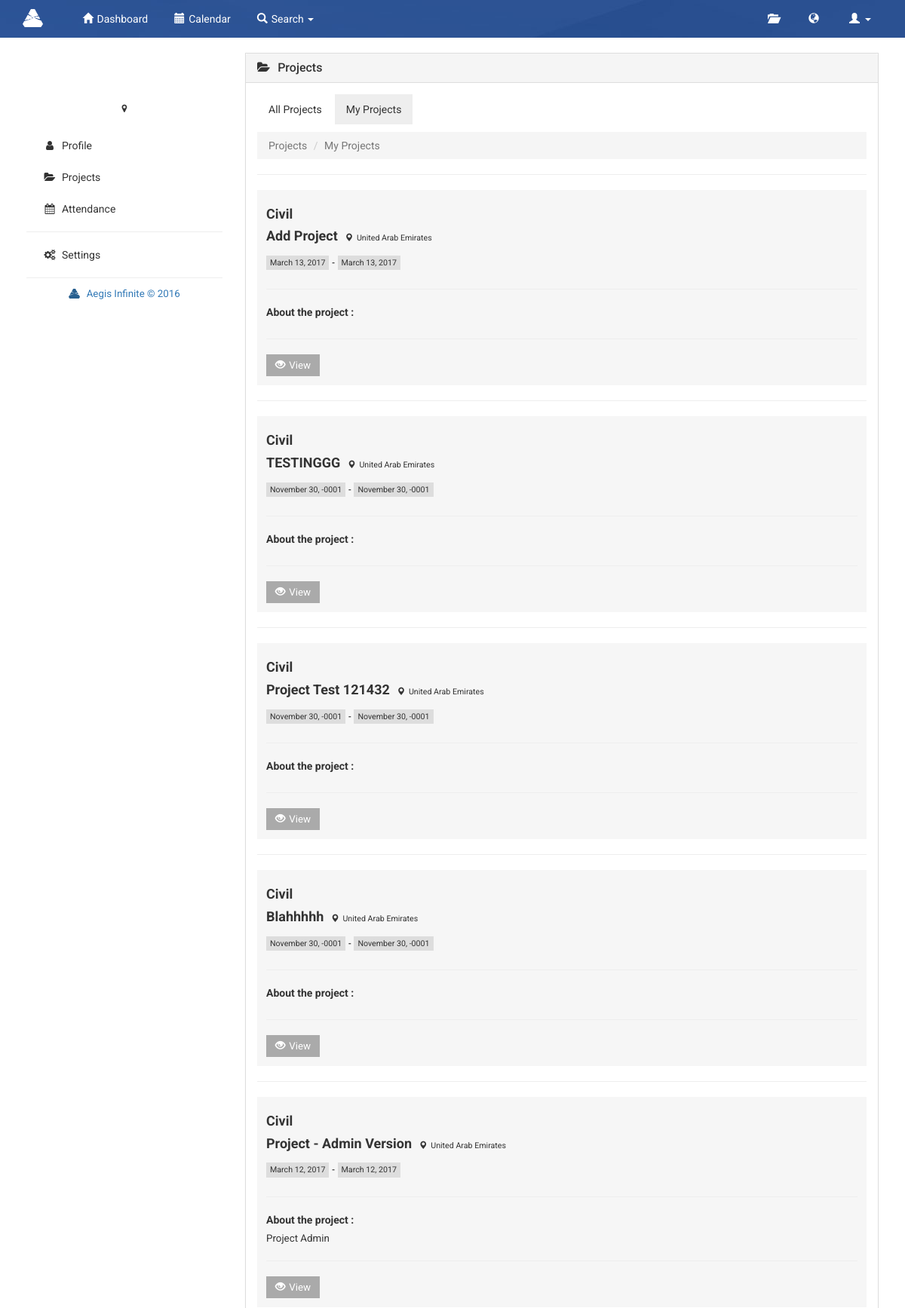
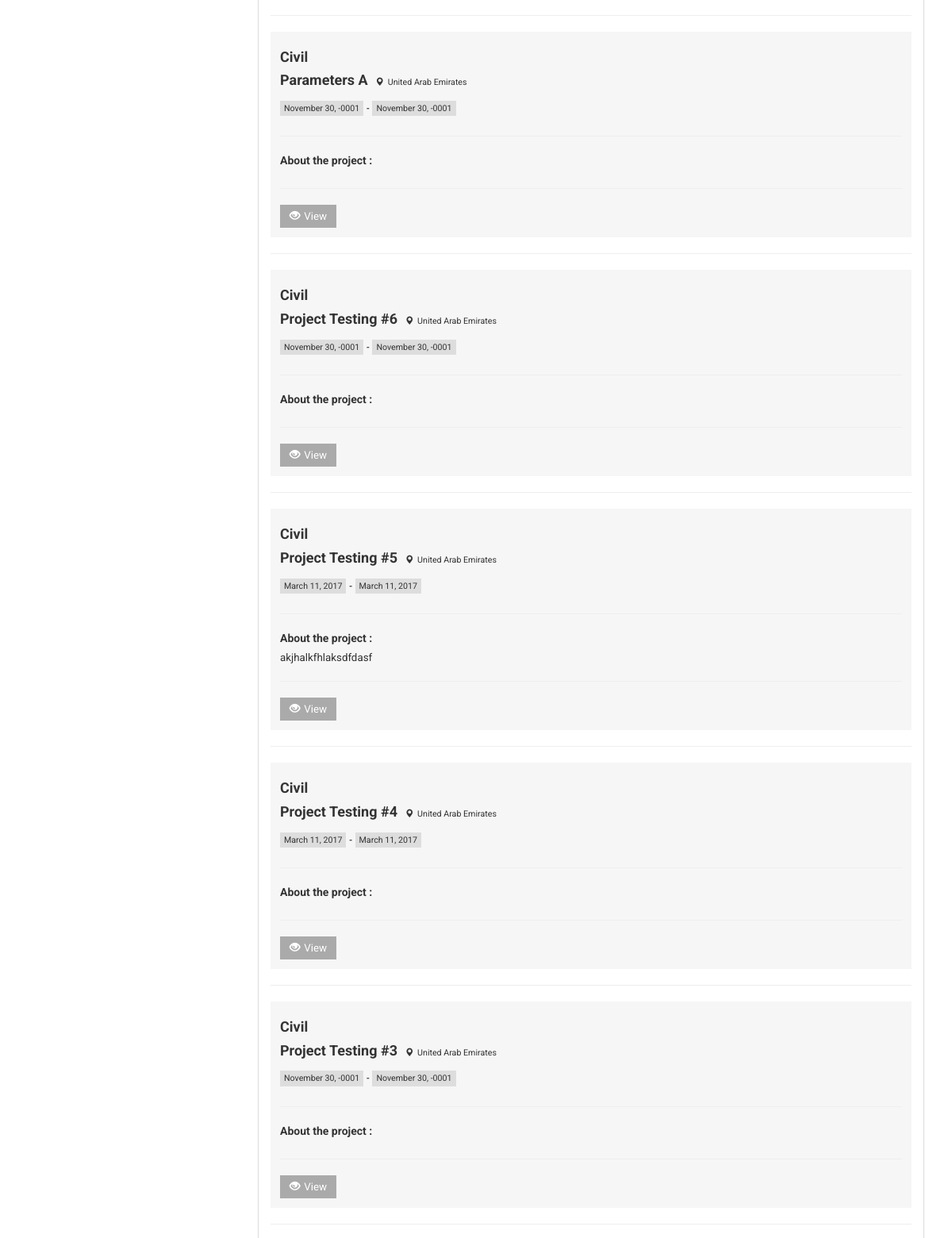
/index.php/manager/my_projects (upper part), run on the app's committed database (2 pictures, top to bottom).
### tables this page shows
CREATE TABLE `projects` (
  `projectID` int(11) NOT NULL,
  `title` varchar(50) NOT NULL,
  `description` varchar(255) NOT NULL,
  `startDate` date DEFAULT NULL,
  `endDate` date DEFAULT NULL,
  `projectType` varchar(255) NOT NULL,
  `projLocation` varchar(255) NOT NULL,
  `budget` float(15,2) NOT NULL
);

### application/controllers/manager.php (called while the page is built, shortened)
<?php
class manager extends CI_Controller {
    function __construct() {
        $this->load->helper(array('url', 'form', 'file'));
        $this->load->library(array('form_validation', 'session'));
        $this->load->database();
        $this->load->model(array('emp_model', 'admin_model'));
    }
    function my_projects() {
        $id = $this->session->userdata('userID');
        $data['userID'] = $id;
        $username = $this->session->userdata('username');
        $data['username'] = $username;
        $data['email'] = $this->session->userdata('email');
        $data['fname'] = $this->session->userdata('fname');
        $data['lname'] = $this->session->userdata('lname');
        $data['role'] = $this->session->userdata('role');
        $data['sector'] = $this->session->userdata('sector');
        $data['location'] = $this->session->userdata('location');
        $data['designation'] = $this->session->userdata('designation');
        $data['availability'] = $this->session->userdata('availability');
        $data['results'] = $this->emp_model->my_project($username);
        $data['project'] = $this->emp_model->all_project($username);
        $data['notif'] = $this->admin_model->get_alert($id);
        $data['pics'] = $this->emp_model->get_image($username);
        $data['count'] = $this->emp_model->count_notif($id);
        $this->load->view('manager/projects/my-projects', $data);
    }
}

### index.php (called while the page is built, shortened)
<?php
require_once BASEPATH.'core/CodeIgniter.php';

### application/models/emp_model.php (called while the page is built, shortened)
<?php
class emp_model extends CI_Model {
    function get_image($username) {
        $this->db->select('*');
        $this->db->from('users');
        $this->db->where('username', $username);
        $query = $this->db->get()->result();
        return $query;
    }
    function my_project($username) {
        $this->db->select('*');
        $this->db->from('projects p');
        $this->db->join('projects_users e', 'e.projectID = p.projectID', 'left');
        $this->db->join('users u', 'u.userID = e.userID', 'left');
        $this->db->where('u.username', $username);
        $this->db->order_by('p.projectID', 'desc');
        $this->db->group_by('p.projectID');
        $query = $this->db->get();
        $result = $query->result_array();
        if ($query->num_rows() >= 0) {
            return $result;
        } else {
            return $result;
        }
    }
    function all_project($username) {
        $this->db->select('*');
        $this->db->from('projects_skills ps');
        $this->db->join('projects p', 'p.projectID = ps.projectID', 'left');
        $this->db->join('skills s', 's.skillsID = ps.skillsID', 'left');
        $this->db->join('users_skills us', 'ps.skillsID = us.skillsID');
        $this->db->where('us.userID', $username);
        $this->db->order_by('ps.projectID', 'asc');
        $this->db->group_by('ps.projectID');
        $query = $this->db->get();
        $result = $query->result_array();
        if ($query->num_rows() > 1) {
            return $result;
        } else {
            return $result;
        }
    }
    function count_notif($user) {
        $this->db->select('*');
        $this->db->from('request_temp');
        $this->db->where('userID', $user);
        return $this->db->count_all_results();
    }
}
?>

### application/views/manager/projects/my-projects.php (the view, shortened to what this page needs)
<div class="profile container">
    <div class="row">
        <div class="profile-content col-md-9">
            <div class="col-md-12">
                <div class="panel panel-default">
                    <div class="panel-heading">
                        <h3 class="panel-title"><i class="fa fa-folder-open"></i>Projects</h3>
                    </div>
                    <div class="panel-body">
                        <ul class="nav nav-pills">
                            <li role="presentation"><a href="<?php echo base_url(); ?>manager/all_projects">All Projects</a></li>
                            <li role="presentation" class="active"><a href="<?php echo base_url(); ?>manager/my_projects">My Projects</a></li>
                        </ul>
                        <ol class="breadcrumb" style="margin-top: 10px;">
                            <li><a href="<?php echo base_url(); ?>employee/projects">Projects</a></li>
                            <li class="active">My Projects</li>
                        </ol>
                        <?php foreach ($results as $data) { ?>
                            <hr>
                            <div class ="proj">
                                <h4 style="font-weight: 700;"><?php echo $data['projectType']; ?></h4>
                                <h4 style="font-weight: 700;"><?php echo $data['title']; ?>
                                    <label class='location'><span class="glyphicon glyphicon-map-marker"></span><?php echo $data['projLocation']; ?></label>
                                </h4>
                                <label class="date">
                                    <?php echo date("F j, Y", strtotime($data['startDate'])); ?>
                                </label>
                                <label class="date-title">-</label>
                                <label class="date">
                                    <?php echo date("F j, Y", strtotime($data['endDate'])); ?>
                                </label>
                                <hr>
                                <label>About the project : </label>
                                <p class="desc"><?php echo $data['description']; ?> </p>
                                <hr>
                                <a href="<?php echo base_url() . 'manager/edit_projects/' . $data['projectID']; ?>" class="join clicked"><span class="glyphicon glyphicon-eye-open" style="margin-left: 0px;"></span>View </a>
                            </div>
                        <?php } ?>
                    </div>
                </div>
            </div>
        </div>
    </div>
</div>

### css/navbar.css (style rules this page uses)
body { font-family: 'Roboto', sans-serif; }
.label,.glyphicon { margin-right: 5px; margin-left: 5px; }

### css/admin.css (style rules this page uses)
a { text-decoration: none; }
.nav-pills>li>a { border-radius: 0px; color: #333; }
.nav-pills>li.active>a, .nav-pills>li.active>a:focus, .nav-pills>li.active>a:hover { background-color: #eee; color: #333; }
.breadcrumb { border-radius: 0px; }
.breadcrumb a { color: #777; }

### css/profile.css (style rules this page uses)
.profile { margin-bottom: 20px; padding-left: 20px; padding-right: 20px; }
.profile-content .fa { margin-right: 10px; }
.profile-content .panel { border-radius: 0px; }
.profile .col-md-9 { padding-right: 0px; padding-left: 0px; }
p.desc { font-size: 10pt; }
label.location { font-size: 8pt; font-weight: 400; }
label.date-title { font-size: 8pt; }
label.date { font-size: 8pt; font-weight: 400; background-color: #ddd; padding: 2px 5px; }
.proj { background-color: #f6f6f6; padding: 12px; margin: 12px 0px; }
.join { display: inline-block; background: #aaa; color: #fff; font-size: 10pt; padding: 5px 12px; border: none; }

### data on the page
projects: projectType "Civil", title "Add Project", projLocation "United Arab Emirates", startDate "March 13, 2017", endDate "March 13, 2017"
projects: projectType "Civil", title "TESTINGGG", projLocation "United Arab Emirates", startDate "November 30, -0001", endDate "November 30, -0001"
projects: projectType "Civil", title "Project Test 121432", projLocation "United Arab Emirates", startDate "November 30, -0001", endDate "November 30, -0001"
projects: projectType "Civil", title "Blahhhhh", projLocation "United Arab Emirates", startDate "November 30, -0001", endDate "November 30, -0001"
projects: projectType "Civil", title "Project - Admin Version", projLocation "United Arab Emirates", startDate "March 12, 2017", endDate "March 12, 2017", description "Project Admin"
projects: projectType "Civil", title "Parameters A", projLocation "United Arab Emirates", startDate "November 30, -0001", endDate "November 30, -0001"
projects: projectType "Civil", title "Project Testing #6", projLocation "United Arab Emirates", startDate "November 30, -0001", endDate "November 30, -0001"
projects: projectType "Civil", title "Project Testing #5", projLocation "United Arab Emirates", startDate "March 11, 2017", endDate "March 11, 2017", description "akjhalkfhlaksdfdasf"
projects: projectType "Civil", title "Project Testing #4", projLocation "United Arab Emirates", startDate "March 11, 2017", endDate "March 11, 2017"
projects: projectType "Civil", title "Project Testing #3", projLocation "United Arab Emirates", startDate "November 30, -0001", endDate "November 30, -0001"
